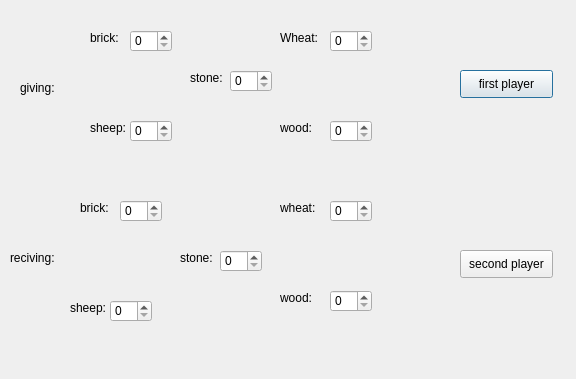
<?xml version="1.0" encoding="UTF-8"?>
<ui version="4.0">
 <class>PlayerTrade</class>
 <widget class="QDialog" name="PlayerTrade">
  <property name="geometry">
   <rect>
    <x>0</x>
    <y>0</y>
    <width>576</width>
    <height>379</height>
   </rect>
  </property>
  <property name="windowTitle">
   <string>Dialog</string>
  </property>
  <widget class="QLabel" name="label">
   <property name="geometry">
    <rect>
     <x>20</x>
     <y>80</y>
     <width>55</width>
     <height>16</height>
    </rect>
   </property>
   <property name="text">
    <string>giving:</string>
   </property>
  </widget>
  <widget class="QLabel" name="label_2">
   <property name="geometry">
    <rect>
     <x>90</x>
     <y>30</y>
     <width>55</width>
     <height>16</height>
    </rect>
   </property>
   <property name="text">
    <string>brick:</string>
   </property>
  </widget>
  <widget class="QLabel" name="label_3">
   <property name="geometry">
    <rect>
     <x>90</x>
     <y>120</y>
     <width>55</width>
     <height>16</height>
    </rect>
   </property>
   <property name="text">
    <string>sheep:</string>
   </property>
  </widget>
  <widget class="QLabel" name="label_4">
   <property name="geometry">
    <rect>
     <x>190</x>
     <y>70</y>
     <width>55</width>
     <height>16</height>
    </rect>
   </property>
   <property name="text">
    <string>stone:</string>
   </property>
  </widget>
  <widget class="QLabel" name="label_5">
   <property name="geometry">
    <rect>
     <x>280</x>
     <y>30</y>
     <width>55</width>
     <height>16</height>
    </rect>
   </property>
   <property name="text">
    <string>Wheat:</string>
   </property>
  </widget>
  <widget class="QLabel" name="label_6">
   <property name="geometry">
    <rect>
     <x>280</x>
     <y>120</y>
     <width>55</width>
     <height>16</height>
    </rect>
   </property>
   <property name="text">
    <string>wood:</string>
   </property>
  </widget>
  <widget class="QLabel" name="label_7">
   <property name="geometry">
    <rect>
     <x>10</x>
     <y>250</y>
     <width>55</width>
     <height>16</height>
    </rect>
   </property>
   <property name="text">
    <string>reciving:</string>
   </property>
  </widget>
  <widget class="QLabel" name="label_8">
   <property name="geometry">
    <rect>
     <x>80</x>
     <y>200</y>
     <width>55</width>
     <height>16</height>
    </rect>
   </property>
   <property name="text">
    <string>brick:</string>
   </property>
  </widget>
  <widget class="QLabel" name="label_9">
   <property name="geometry">
    <rect>
     <x>70</x>
     <y>300</y>
     <width>55</width>
     <height>16</height>
    </rect>
   </property>
   <property name="text">
    <string>sheep:</string>
   </property>
  </widget>
  <widget class="QLabel" name="label_10">
   <property name="geometry">
    <rect>
     <x>180</x>
     <y>250</y>
     <width>55</width>
     <height>16</height>
    </rect>
   </property>
   <property name="text">
    <string>stone:</string>
   </property>
  </widget>
  <widget class="QLabel" name="label_11">
   <property name="geometry">
    <rect>
     <x>280</x>
     <y>200</y>
     <width>55</width>
     <height>16</height>
    </rect>
   </property>
   <property name="text">
    <string>wheat:</string>
   </property>
  </widget>
  <widget class="QLabel" name="label_12">
   <property name="geometry">
    <rect>
     <x>280</x>
     <y>290</y>
     <width>55</width>
     <height>16</height>
    </rect>
   </property>
   <property name="text">
    <string>wood:</string>
   </property>
  </widget>
  <widget class="QSpinBox" name="spinBox">
   <property name="geometry">
    <rect>
     <x>130</x>
     <y>30</y>
     <width>42</width>
     <height>22</height>
    </rect>
   </property>
  </widget>
  <widget class="QSpinBox" name="spinBox_2">
   <property name="geometry">
    <rect>
     <x>130</x>
     <y>120</y>
     <width>42</width>
     <height>22</height>
    </rect>
   </property>
  </widget>
  <widget class="QSpinBox" name="spinBox_3">
   <property name="geometry">
    <rect>
     <x>230</x>
     <y>70</y>
     <width>42</width>
     <height>22</height>
    </rect>
   </property>
  </widget>
  <widget class="QSpinBox" name="spinBox_4">
   <property name="geometry">
    <rect>
     <x>330</x>
     <y>30</y>
     <width>42</width>
     <height>22</height>
    </rect>
   </property>
  </widget>
  <widget class="QSpinBox" name="spinBox_5">
   <property name="geometry">
    <rect>
     <x>330</x>
     <y>120</y>
     <width>42</width>
     <height>22</height>
    </rect>
   </property>
  </widget>
  <widget class="QSpinBox" name="spinBox_6">
   <property name="geometry">
    <rect>
     <x>120</x>
     <y>200</y>
     <width>42</width>
     <height>22</height>
    </rect>
   </property>
  </widget>
  <widget class="QSpinBox" name="spinBox_7">
   <property name="geometry">
    <rect>
     <x>110</x>
     <y>300</y>
     <width>42</width>
     <height>22</height>
    </rect>
   </property>
  </widget>
  <widget class="QSpinBox" name="spinBox_8">
   <property name="geometry">
    <rect>
     <x>220</x>
     <y>250</y>
     <width>42</width>
     <height>22</height>
    </rect>
   </property>
  </widget>
  <widget class="QSpinBox" name="spinBox_9">
   <property name="geometry">
    <rect>
     <x>330</x>
     <y>200</y>
     <width>42</width>
     <height>22</height>
    </rect>
   </property>
  </widget>
  <widget class="QSpinBox" name="spinBox_10">
   <property name="geometry">
    <rect>
     <x>330</x>
     <y>290</y>
     <width>42</width>
     <height>22</height>
    </rect>
   </property>
  </widget>
  <widget class="QPushButton" name="pushButton">
   <property name="geometry">
    <rect>
     <x>460</x>
     <y>70</y>
     <width>93</width>
     <height>28</height>
    </rect>
   </property>
   <property name="text">
    <string>first player</string>
   </property>
  </widget>
  <widget class="QPushButton" name="pushButton_2">
   <property name="geometry">
    <rect>
     <x>460</x>
     <y>250</y>
     <width>93</width>
     <height>28</height>
    </rect>
   </property>
   <property name="text">
    <string>second player</string>
   </property>
  </widget>
 </widget>
 <resources/>
 <connections/>
</ui>
